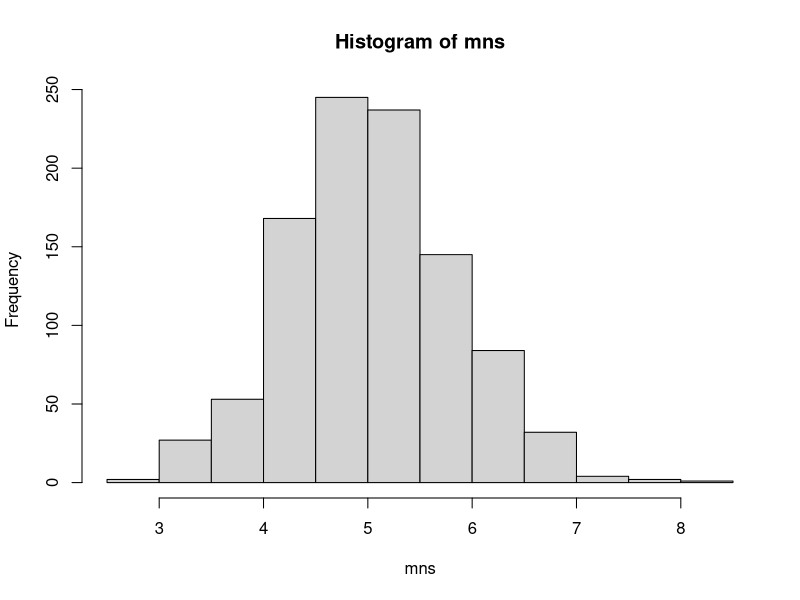

The R script that drew this image:
## ---- chunk 1
mns = NULL
for (i in 1 : 1000) mns = c(mns, mean(rexp(40, rate = 0.2)))
hist(mns)

avg_mean <- mean(mns)
avg_var <- var(mns)
